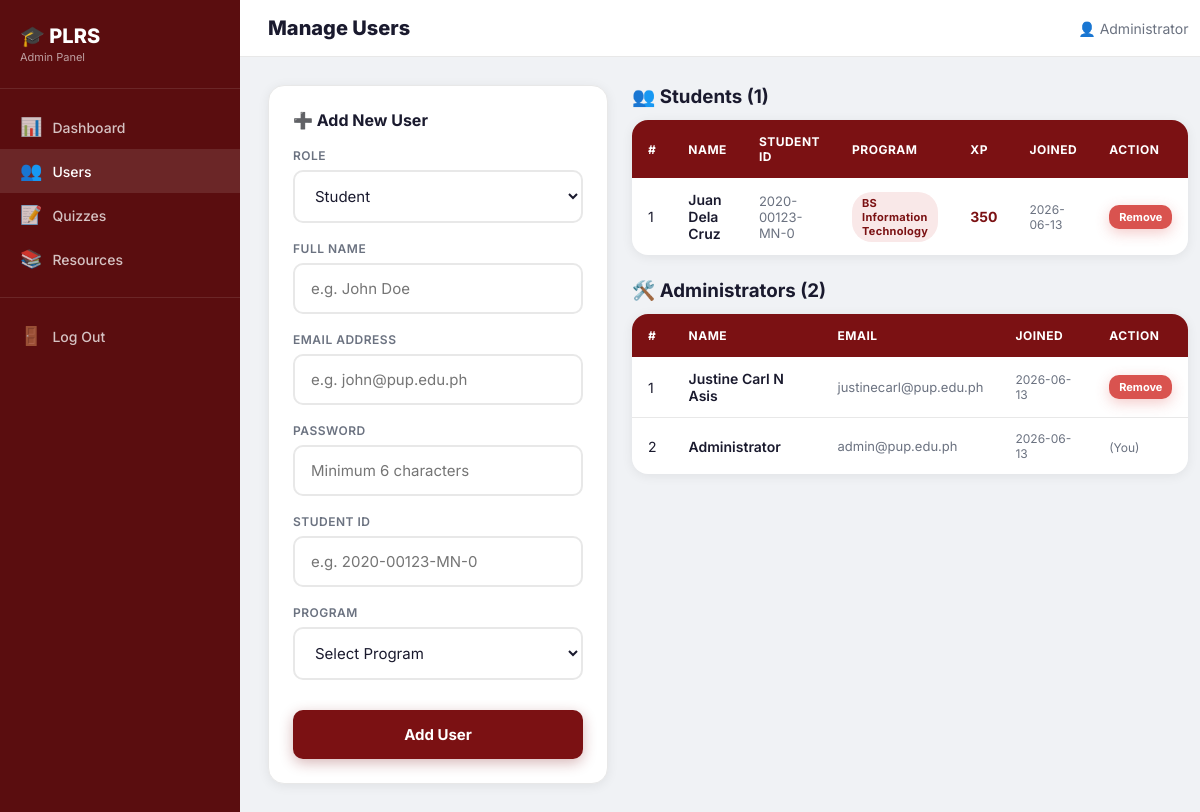
Page /admin/users (signed in) on the committed database.
### tables this page shows
CREATE TABLE users (
            id INTEGER PRIMARY KEY AUTOINCREMENT,
            name TEXT NOT NULL,
            student_id TEXT UNIQUE,
            email TEXT NOT NULL UNIQUE,
            password_hash TEXT NOT NULL,
            program_id INTEGER,
            role TEXT NOT NULL DEFAULT "student",
            xp INTEGER DEFAULT 0,
            streak INTEGER DEFAULT 0,
            last_active DATE,
            created_at TIMESTAMP DEFAULT CURRENT_TIMESTAMP,
            FOREIGN KEY (program_id) REFERENCES programs(id)
        );

CREATE TABLE programs (
            id INTEGER PRIMARY KEY AUTOINCREMENT,
            code TEXT NOT NULL UNIQUE,
            name TEXT NOT NULL
        );

### app.py (the view, shortened to what this page needs)
@app.route('/admin/users', methods=['GET', 'POST'])
@admin_required
def admin_users():
    db = get_db()
    students = db.execute(
        "SELECT u.*, p.name as program_name, "
        "(SELECT COUNT(*) FROM scores WHERE user_id = u.id) as quiz_count "
        "FROM users u LEFT JOIN programs p ON u.program_id = p.id WHERE u.role = 'student' "
        "ORDER BY u.created_at DESC"
    ).fetchall()
    admins = db.execute(
        "SELECT u.*, (SELECT COUNT(*) FROM scores WHERE user_id = u.id) as quiz_count "
        "FROM users u WHERE u.role = 'admin' "
        "ORDER BY u.created_at DESC"
    ).fetchall()
    programs = db.execute("SELECT * FROM programs").fetchall()
    db.close()
    return render_template('admin/users.html', students=students, admins=admins, programs=programs, current_user_id=session.get('user_id'))

### app.py (called while the page is built)
def admin_required(f):
    @wraps(f)
    def decorated(*args, **kwargs):
        if 'user_id' not in session or session.get('role') != 'admin':
            flash('Admin access required.', 'error')
            return redirect(url_for('login'))
        return f(*args, **kwargs)
    return decorated

### database.py (called while the page is built)
def get_db():
    conn = sqlite3.connect(DATABASE)
    conn.row_factory = sqlite3.Row
    return conn

### templates/admin/users.html (shortened to what this page needs)
{% extends "admin/base.html" %}
{% block page_title %}Manage Users{% endblock %}
{% block content %}
<div style="display:grid; grid-template-columns:340px 1fr; gap:24px; align-items:start;">
  <div class="admin-form-card">
    <h3>➕ Add New User</h3>
    <form method="POST" action="{{ url_for('admin_users') }}">
      <div class="form-group">
        <label>Role</label>
        <select name="role" id="role-select" class="form-control" required>
          <option value="student" selected>Student</option>
        </select>
      </div>
      <div class="form-group">
        <label>Full Name</label>
        <input type="text" name="name" class="form-control" placeholder="e.g. John Doe" required/>
      </div>
      <div class="form-group">
        <label>Email Address</label>
        <input type="email" name="email" class="form-control" placeholder="e.g. john@pup.edu.ph" required/>
      </div>
      <div class="form-group">
        <label>Password</label>
        <input type="password" name="password" class="form-control" placeholder="Minimum 6 characters" required/>
      </div>
      <div id="student-fields">
        <div class="form-group">
          <label>Student ID</label>
          <input type="text" name="student_id" id="student-id-input" class="form-control" placeholder="e.g. 2020-00123-MN-0" required/>
        </div>
        <div class="form-group">
          <label>Program</label>
          <select name="program_id" id="program-select" class="form-control" required>
            <option value="" disabled selected>Select Program</option>
          </select>
        </div>
      </div>
      <button type="submit" class="btn" id="add-user-btn" style="margin-top:12px; width:100%;">Add User</button>
    </form>
  </div>
  <div>
    <div style="margin-bottom:24px;">
      <h3 style="margin-bottom:12px;">👥 Students ({{ students|length }})</h3>
      <table class="admin-table">
        <thead>
          <tr>
            <th>#</th>
            <th>Name</th>
            <th>Student ID</th>
            <th>Program</th>
            <th>XP</th>
            <th>Joined</th>
            <th>Action</th>
          </tr>
        </thead>
        <tbody>
          {% for u in students %}
            <tr>
              <td>{{ loop.index }}</td>
              <td style="font-weight:600;">{{ u.name }}</td>
              <td style="font-size:13px; color:var(--text-muted);">{{ u.student_id or '—' }}</td>
              <td><span class="badge badge-primary">{{ u.program_name or '—' }}</span></td>
              <td style="color:var(--primary); font-weight:700;">{{ u.xp }}</td>
              <td style="font-size:12px; color:var(--text-muted);">{{ u.created_at[:10] }}</td>
              <td>
                <a href="{{ url_for('admin_delete_user', user_id=u.id) }}"
                   onclick="return confirm('Remove student {{ u.name }}?')"
                   class="btn btn-danger btn-xs" id="del-student-{{ u.id }}">Remove</a>
              </td>
            </tr>
          {% else %}
            <tr><td colspan="7" style="text-align:center; padding:24px; color:var(--text-muted);">No students registered yet.</td></tr>
          {% endfor %}
        </tbody>
      </table>
    </div>
    <div style="margin-top:24px;">
      <h3 style="margin-bottom:12px;">🛠️ Administrators ({{ admins|length }})</h3>
      <table class="admin-table">
        <thead>
          <tr>
            <th>#</th>
            <th>Name</th>
            <th>Email</th>
            <th>Joined</th>
            <th>Action</th>
          </tr>
        </thead>
        <tbody>
          {% for u in admins %}
            <tr>
              <td>{{ loop.index }}</td>
              <td style="font-weight:600;">{{ u.name }}</td>
              <td style="font-size:13px; color:var(--text-muted);">{{ u.email }}</td>
              <td style="font-size:12px; color:var(--text-muted);">{{ u.created_at[:10] }}</td>
              <td>
                {% if u.id == current_user_id %}
                  <span class="text-muted" style="font-size:12px;">(You)</span>
                {% else %}
                  <a href="{{ url_for('admin_delete_user', user_id=u.id) }}"
                     onclick="return confirm('Remove administrator {{ u.name }}?')"
                     class="btn btn-danger btn-xs" id="del-admin-{{ u.id }}">Remove</a>
                {% endif %}
              </td>
            </tr>
          {% else %}
            <tr><td colspan="5" style="text-align:center; padding:24px; color:var(--text-muted);">No administrators registered yet.</td></tr>
          {% endfor %}
        </tbody>
      </table>
    </div>
  </div>
</div>
{% endblock %}

### static/css/styles.css (style rules this page uses)
*, *::before, *::after { box-sizing: border-box; margin: 0; padding: 0; }
:root { --primary: #7b1113; --primary-dark: #5a0d0f; --primary-light: #f9e8e8; --danger: #d9534f; --warning: #f0ad4e; --success: #28a745; --info: #5bc0de; --bg: #f0f2f5; --surface: #ffffff; --surface2: #fafafa; --border: #e8e8e8; --text: #1a1a2e; --text-muted: #6b7280; --text-light: #9ca3af; --radius: 16px; --radius-sm: 10px; --shadow: 0 2px 12px rgba(0,0,0,0.07); --shadow-md: 0 4px 24px rgba(0,0,0,0.10); --nav-height: 68px; --header-height: 60px; }
html { scroll-behavior: smooth; }
body { font-family: 'Inter', 'Segoe UI', sans-serif; background: var(--bg); color: var(--text); min-height: 100vh; -webkit-font-smoothing: antialiased; }
a { text-decoration: none; color: inherit; }
@media (min-width: 520px) { body { background: #e4e6eb; } }
.form-group { margin-bottom: 18px; }
.form-group label { display: block; font-size: 12px; font-weight: 600; color: var(--text-muted); margin-bottom: 7px; text-transform: uppercase; letter-spacing: 0.5px; }
.form-control { width: 100%; padding: 14px 16px; border: 2px solid var(--border); border-radius: var(--radius-sm); font-size: 15px; font-family: inherit; color: var(--text); background: var(--surface); transition: border-color 0.2s, box-shadow 0.2s; outline: none; }
select.form-control { cursor: pointer; }
.btn { display: inline-flex; align-items: center; justify-content: center; gap: 8px; width: 100%; padding: 15px 20px; background: var(--primary); color: #fff; border: none; border-radius: var(--radius-sm); font-size: 15px; font-weight: 700; font-family: inherit; cursor: pointer; transition: background 0.2s, transform 0.1s, box-shadow 0.2s; box-shadow: 0 4px 14px rgba(123,17,19,0.3); }
.btn-danger { background: var(--danger); box-shadow: 0 4px 14px rgba(217,83,79,0.3); }
.btn-xs { padding: 5px 10px; font-size: 11px; width: auto; }
.badge { display: inline-flex; align-items: center; padding: 4px 10px; border-radius: 20px; font-size: 11px; font-weight: 700; letter-spacing: 0.3px; }
.badge-primary { background: var(--primary-light); color: var(--primary); }
.admin-table { width: 100%; border-collapse: collapse; background: var(--surface); border-radius: var(--radius); overflow: hidden; box-shadow: var(--shadow); }
.admin-table th { background: var(--primary); color: #fff; padding: 14px 16px; font-size: 12px; font-weight: 700; text-align: left; text-transform: uppercase; letter-spacing: 0.5px; }
.admin-table td { padding: 13px 16px; font-size: 14px; border-bottom: 1px solid var(--border); }
.admin-table tr:last-child td { border-bottom: none; }
.admin-form-card { background: var(--surface); border-radius: var(--radius); padding: 24px; box-shadow: var(--shadow); margin-bottom: 24px; border: 1px solid var(--border); }
.admin-form-card h3 { font-size: 16px; font-weight: 700; margin-bottom: 18px; color: var(--text); }
.text-muted { color: var(--text-muted); }

### rows in the picture
users: name "Juan Dela Cruz", student "2020-00123-MN-0", name "BS Information Technology", xp "350", created_at "2026-06-13"
users: name "Justine Carl N Asis", email "justinecarl@pup.edu.ph", created_at "2026-06-13"
users: name "Administrator", email "admin@pup.edu.ph", created_at "2026-06-13", shows "(You)"

### other values in the picture
{{ students|length }} "1"
{{ admins|length }} "2"
